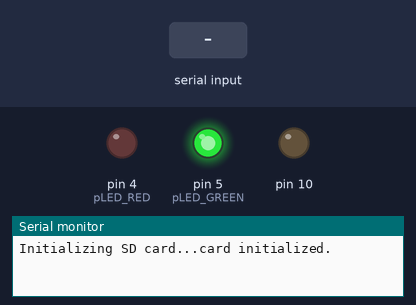
This sketch was run on a simulated Arduino Uno, built with avr-gcc and run on an emulated ATmega328P. Shown: output pins drawn as LEDs (lit = HIGH), the last lines printed to the serial monitor. The inputs (shaded band) are chosen by the test bench. Storage starts empty.

Above: at 1.2 s.
1.3 s: "1" received over Serial
At 2.0 s:
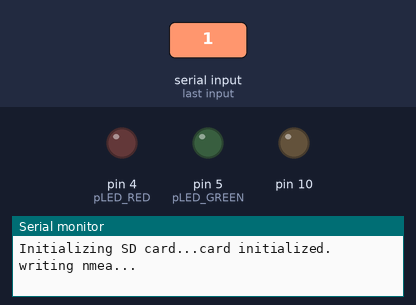
Timing chart, 0 to 4.3 s (numbered marks = the images above; inputs shaded):
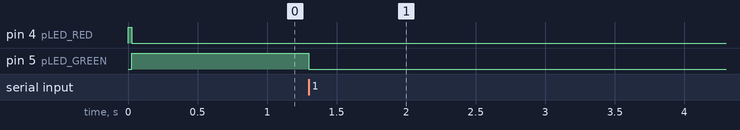

Measured:
- after the input at 1.3 s, pin 5 (pLED_GREEN): HIGH → LOW at once

The sketch:

NMEALogger.ino
```cpp
//NMEALogger
//Log GPS' NMEA sentances to a memory card using the SD library
//dspinoz@spinoz.com.au
#include <SD.h>

//PINS for microsd 0544
#define pCS 10
//#define pDI 9
//#define pSCK 13
//#define pD0 12

//PINS for LEDs for memory card status
#define pLED_RED 4
#define pLED_GREEN 5

File dataFile;

void setup()
{
  Serial.begin(57600);

  pinMode(pLED_RED, OUTPUT);
  pinMode(pLED_GREEN, OUTPUT);

  digitalWrite(pLED_RED, HIGH);
  digitalWrite(pLED_GREEN, LOW);

  //Keep trying to initialise
  while(1)
  {
    Serial.print("Initializing SD card...");
    // make sure that the default chip select pin is set to
    // output, even if you don't use it:
    pinMode(SS, OUTPUT);

    // see if the card is present and can be initialized:
    if (!SD.begin(pCS))
    {
      Serial.println("Card failed, or not present");
      // don't do anything more:
      continue;
    }
    Serial.println("card initialized.");

    // Open up the file we're going to log to!
    dataFile = SD.open("GPSLOG.TXT", FILE_WRITE);
    if (! dataFile)
    {
      Serial.println("error opening GPSLOG.TXT");
      // Wait forever since we cant write data
      continue;
    }

    //Successful file handle to memory card

    digitalWrite(pLED_RED, LOW);
    digitalWrite(pLED_GREEN, HIGH);

    break;
  }
}

int n = 0, i = 0;
void loop()
{
  if (Serial.available())
  {
    //log GPS data to the file
    dataFile.write(Serial.read());

    if (n%200 == 0)
    {
      Serial.println("writing nmea...");

      //flush once a while... (200 bytes)
      dataFile.flush();

      //flash green led to indicate reading from GPS sensor
      if (i%2 == 0)
      {
        digitalWrite(pLED_GREEN, LOW);
      }
      else
      {
        digitalWrite(pLED_GREEN, HIGH);
      }

      i++;

      n=0;
    }

    n++;
  }
}
```
